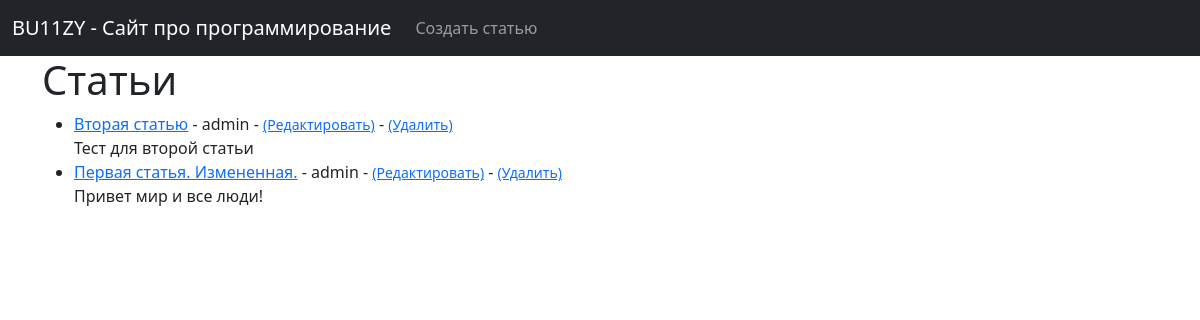
Before: / with the older database file.
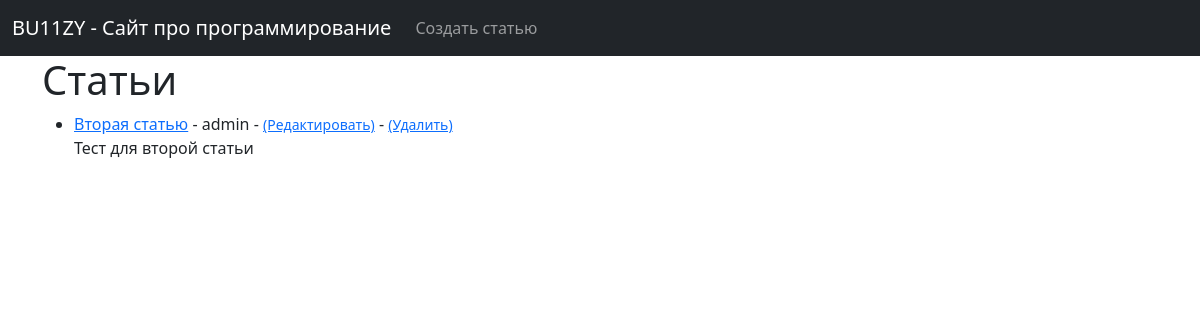
After: the same page with the newer database file.
### ablog/models.py (models this page shows, shortened)
class Post(models.Model):
    title = models.CharField(max_length=255)
    title_tag = models.CharField(max_length=255, default="BU11ZY - Сайт про программирование")
    author = models.ForeignKey(User, on_delete=models.CASCADE)
    body = models.TextField()

### ablog/views.py (the view)
# urls.py: path('', HomeView.as_view(), name='home'),
class HomeView(ListView):
    model = Post
    template_name = 'home.html'
    ordering = ['-id']

### ablog/templates/home.html
{% extends 'base.html' %}
{% block content %}
<h1>Статьи</h1>
<ul>
{% for post in object_list%}
    <li><a href="{% url 'article_detail' post.pk %}">{{post.title}}</a> - {{post.author}}
        - <small><a href='{% url 'update_post' post.pk %}'>(Редактировать)</a></small>
        - <small><a href='{% url 'delete_post' post.pk %}'>(Удалить)</a></small><br/>
    {{post.body}}</li>
{%endfor%}
</ul>
{% endblock %}

### ablog/templates/base.html (shortened to what this page needs)
<!doctype html>
<html lang="en">
  <head>
    <link href="https://cdn.jsdelivr.net/npm/bootstrap@5.2.1/dist/css/bootstrap.min.css" rel="stylesheet">
  </head>
  <body>
    <nav class="navbar navbar-dark navbar-expand-lg bg-dark">
        <div class="container-fluid">
          <a class="navbar-brand" href="{% url 'home' %}">BU11ZY - Сайт про программирование</a>
          <div class="collapse navbar-collapse" id="navbarSupportedContent">
            <ul class="navbar-nav me-auto mb-2 mb-lg-0">
              <li class="nav-item">
                <a class="nav-link" href="{% url 'add_post' %}">Создать статью</a>
              </li>
            </ul>
          </div>
        </div>
    </nav>
    <div class='container'>
        {% block content %}
        {% endblock %}
    </div>
  </body>
</html>

Changed rows visible on the page:
removed Post: title "Первая статья. Измененная.", author "admin", body "Привет мир и все люди!"
